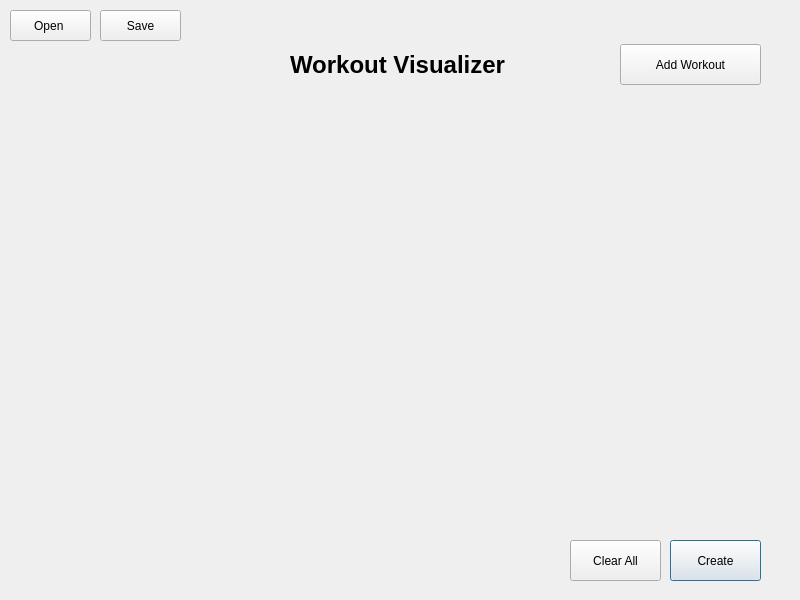
<?xml version="1.0" encoding="UTF-8"?>
<ui version="4.0">
 <class>home_view</class>
 <widget class="QDialog" name="home_view">
  <property name="geometry">
   <rect>
    <x>0</x>
    <y>0</y>
    <width>800</width>
    <height>600</height>
   </rect>
  </property>
  <property name="windowTitle">
   <string>Workout Visualizer</string>
  </property>
  <widget class="QLabel" name="home_title_label">
   <property name="geometry">
    <rect>
     <x>290</x>
     <y>20</y>
     <width>251</width>
     <height>91</height>
    </rect>
   </property>
   <property name="text">
    <string>&lt;html&gt;&lt;head/&gt;&lt;body&gt;&lt;p&gt;&lt;span style=&quot; font-size:18pt; font-weight:600;&quot;&gt;Workout Visualizer&lt;/span&gt;&lt;/p&gt;&lt;/body&gt;&lt;/html&gt;</string>
   </property>
  </widget>
  <widget class="QPushButton" name="home_create_button">
   <property name="geometry">
    <rect>
     <x>670</x>
     <y>540</y>
     <width>91</width>
     <height>41</height>
    </rect>
   </property>
   <property name="text">
    <string>Create</string>
   </property>
  </widget>
  <widget class="QPushButton" name="home_open_button">
   <property name="geometry">
    <rect>
     <x>10</x>
     <y>10</y>
     <width>81</width>
     <height>31</height>
    </rect>
   </property>
   <property name="text">
    <string>Open </string>
   </property>
  </widget>
  <widget class="QPushButton" name="home_clear_button">
   <property name="geometry">
    <rect>
     <x>570</x>
     <y>540</y>
     <width>91</width>
     <height>41</height>
    </rect>
   </property>
   <property name="text">
    <string>Clear All</string>
   </property>
  </widget>
  <widget class="QPushButton" name="home_save_button">
   <property name="geometry">
    <rect>
     <x>100</x>
     <y>10</y>
     <width>81</width>
     <height>31</height>
    </rect>
   </property>
   <property name="text">
    <string>Save</string>
   </property>
  </widget>
  <widget class="QPushButton" name="home_add_workout_button">
   <property name="geometry">
    <rect>
     <x>620</x>
     <y>44</y>
     <width>141</width>
     <height>41</height>
    </rect>
   </property>
   <property name="text">
    <string>Add Workout</string>
   </property>
  </widget>
  <widget class="QWidget" name="gridLayoutWidget">
   <property name="geometry">
    <rect>
     <x>40</x>
     <y>100</y>
     <width>721</width>
     <height>431</height>
    </rect>
   </property>
   <layout class="QGridLayout" name="home_grid_layout" rowstretch="0" rowminimumheight="0"/>
  </widget>
  <widget class="QLabel" name="home_status_label">
   <property name="geometry">
    <rect>
     <x>481</x>
     <y>550</y>
     <width>81</width>
     <height>21</height>
    </rect>
   </property>
   <property name="text">
    <string/>
   </property>
   <property name="alignment">
    <set>Qt::AlignCenter</set>
   </property>
  </widget>
 </widget>
 <tabstops>
  <tabstop>home_add_workout_button</tabstop>
  <tabstop>home_create_button</tabstop>
  <tabstop>home_clear_button</tabstop>
  <tabstop>home_save_button</tabstop>
  <tabstop>home_open_button</tabstop>
 </tabstops>
 <resources/>
 <connections/>
</ui>
